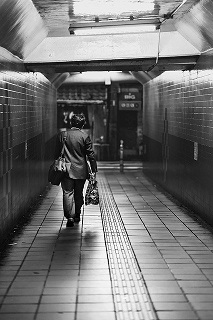
#> input picture filtering/img.jpg, 213 x 320 px, found by its file name
$ python my_filtering.py   (older library calls are emulated)
#> lines starting #> are read from the running program, lines starting #| are printed output that depends on the picture
import cv2
import numpy as np
import time

def my_padding(img, shape, boundary = 0):
    '''
    :param img: boundary padding을 해야할 이미지
    :param shape: kernel의 shape
    :param boundary: default = 0, zero-padding : 0, repetition : 1, mirroring : 2
    :return: padding 된 이미지.
    '''
    row, col = len(img), len(img[0])
    pad_sizeY, pad_sizeX = shape[0] // 2, shape[1] //2
    res = np.zeros((row + (2 * pad_sizeY), col + (2 * pad_sizeX)), dtype=np.float)
    pad_row, pad_col = len(res), len(res[0])
    if pad_sizeY == 0 :
        res[pad_sizeY:, pad_sizeX:-pad_sizeX] = img.copy()
    elif pad_sizeX == 0:
        res[pad_sizeY:-pad_sizeY, pad_sizeX:] = img.copy()
    else:
        res[pad_sizeY:-pad_sizeY, pad_sizeX:-pad_sizeX] = img.copy()
    if boundary == 0:
        return res
    elif boundary == 1:
        res[0:pad_sizeY, 0:pad_sizeX] = img[0, 0]  # 좌측 상단
        res[-pad_sizeY:, 0:pad_sizeX] = img[row - 1, 0]  # 좌측 하단
        res[0:pad_sizeY, -pad_sizeX:] = img[0, col - 1]  # 우측 상단
        res[-pad_sizeY:, -pad_sizeX:] = img[row - 1, col - 1]  # 우측 하단
        # axis = 1, 열반복, axis = 0, 행반복. default 0
        res[0:pad_sizeY, pad_sizeX:pad_col-pad_sizeX] = np.repeat(img[0:1, 0:], [pad_sizeY], axis=0)  # 상단
        res[pad_row-pad_sizeY:, pad_sizeX:pad_col-pad_sizeX] = np.repeat(img[row - 1:row, 0:], [pad_sizeY], axis=0)  # 하단
        res[pad_sizeY:pad_row-pad_sizeY, 0:pad_sizeX] = np.repeat(img[0:, 0:1], [pad_sizeX], axis=1)  # 좌측
        res[pad_sizeY:pad_row-pad_sizeY, pad_col-pad_sizeX:] = np.repeat(img[0:, col - 1:col], [pad_sizeX], axis=1)  # 우측
        return res
    else:
        res[0:pad_sizeY, 0:pad_sizeX] = np.flip(img[0:pad_sizeY, 0:pad_sizeX])  # 좌측 상단
        res[-pad_sizeY:, 0:pad_sizeX] = np.flip(img[-pad_sizeY:, 0:pad_sizeX])  # 좌측 하단
        res[0:pad_sizeY, -pad_sizeX:] = np.flip(img[0:pad_sizeY, -pad_sizeX:])  # 우측 상단
        res[-pad_sizeY:, -pad_sizeX:] = np.flip(img[-pad_sizeY:, -pad_sizeX:])  # 우측 하단

        res[pad_sizeY:pad_row-pad_sizeY, 0:pad_sizeX] = np.flip(img[0:, 0:pad_sizeX], 1)  # 좌측
        res[pad_sizeY:pad_row-pad_sizeY, pad_col-pad_sizeX:] = np.flip(img[0:, col-pad_sizeX:], 1)  # 우측
        res[0:pad_sizeY, pad_sizeX:pad_col-pad_sizeX] = np.flip(img[0:pad_sizeY, 0:], 0)  # 상단
        res[pad_row-pad_sizeY:, pad_sizeX:pad_col-pad_sizeX] = np.flip(img[row-pad_sizeY:, 0:], 0)  # 하단
        return res


def my_getGKernel(shape, sigma):
    '''
    :param shape: 생성하고자 하는 gaussian kernel의 shape입니다. (5,5) (1,5) 형태로 입력받습니다.
    :param sigma: Gaussian 분포에 사용될 표준편차입니다. shape가 커지면 sigma도 커지는게 좋습니다.
    :return: shape 형태의 Gaussian kernel
    '''

    m = (shape[0]-1)/2
    n = (shape[1]-1)/2

    y, x = np.ogrid[-m:m + 1, -n:n + 1]
    gaus = np.exp(-(x * x + y * y) / (2. * sigma * sigma))
    sum = gaus.sum();
    gaus /= sum
    return gaus


def my_filtering(img, kernel, boundary = 0):
    '''
    :param img: Gaussian filtering을 적용 할 이미지
    :param kernel: 이미지에 적용 할 Gaussian Kernel
    :param boundary: 경계 처리에 대한 parameter (0 : zero-padding, default, 1: repetition, 2:mirroring)
    :return: 입력된 Kernel로 gaussian filtering이 된 이미지.
    '''
    row, col = len(img), len(img[0])
    ksizeY, ksizeX = kernel.shape[0], kernel.shape[1]

    pad_image = my_padding(img, (ksizeY, ksizeX), boundary = boundary) # 경계가 padding된 이미지 생성.
    filtered_img = np.zeros((row,col), dtype = np.float32)
    m, n  = (ksizeX - 1) / 2 , (ksizeY - 1) / 2
    for i in range(row):
        for j in range(col):
            A = pad_image[i:i+ksizeY,j:j+ksizeX]

            filtered_img[i][j] = (kernel*A).sum()

    return filtered_img

src = cv2.imread('./img.jpg', 0)
#> src is the input picture: shape (320, 213); min 0, max 255, mean 114.2
gaus2D = my_getGKernel((51,51), 13)
gaus1D = my_getGKernel((1,51), 13)

start = time.perf_counter() # 시간 측정
img2D = my_filtering(src, gaus2D, boundary = 2)
#> in my_filtering, `row, col = len(img), len(img[0])`: row = 320; col = 213
#> in my_padding, `row, col = len(img), len(img[0])`: row = 320; col = 213
#> in my_padding, `res[pad_row-pad_sizeY:, pad_sizeX:pad_col-pad_sizeX] = np.flip(img[row..`:
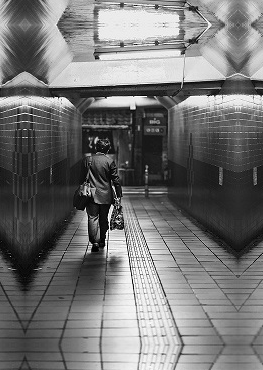
#> res: shape (370, 263) float64; min 0, max 255, mean 114.9
#> after the loop in my_filtering, `for i in range(row):`:
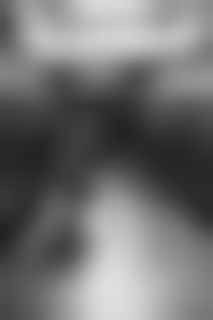
#> filtered_img: shape (320, 213) float32; min 34.88, max 223.3, mean 114.2
end = time.perf_counter()
print("2D:", end-start)

start = time.perf_counter()
img1D = my_filtering(src, gaus1D, boundary = 2)
#> call 2 of my_filtering, with kernel = array of shape (1, 51), boundary = 2
#> call 2 of my_padding, with shape = (1, 51), boundary = 2
#> in my_padding (call 2), `res[pad_sizeY:, pad_sizeX:-pad_sizeX] = img.copy()`:
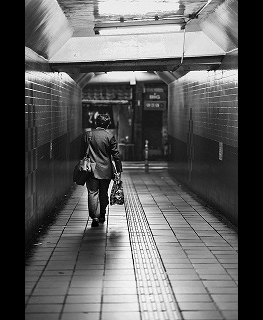
#> res: shape (320, 263) float64; min 0, max 255, mean 92.5
#> in my_padding (call 2), `res[pad_sizeY:pad_row-pad_sizeY, pad_col-pad_sizeX:] = np.flip(img[0:,..`:
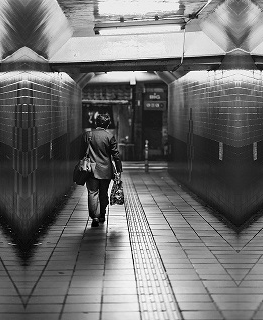
#> res: shape (320, 263) float64; min 0, max 255, mean 109.1
#> after the loop in my_filtering (call 2), `for i in range(row):`:
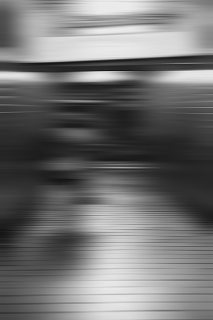
#> filtered_img: shape (320, 213) float32; min 18.99, max 235.8, mean 114.2
img1D = my_filtering(img1D, gaus1D.T,  boundary = 2)
#> call 3 of my_padding, with shape = (51, 1), boundary = 2
#> in my_padding (call 3), `res[pad_sizeY:-pad_sizeY, pad_sizeX:] = img.copy()`:
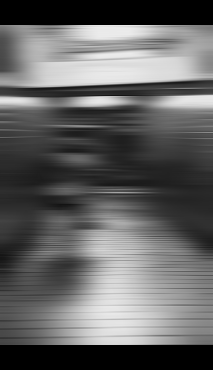
#> res: shape (370, 213) float64; min 0, max 235.8, mean 98.8
#> in my_padding (call 3), `res[pad_row-pad_sizeY:, pad_sizeX:pad_col-pad_sizeX] = np.flip(img[row..`:
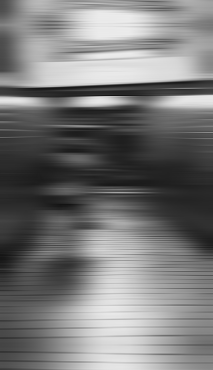
#> res: shape (370, 213) float64; min 18.99, max 235.8, mean 120.5
end = time.perf_counter()
print("1D:", end-start)

cv2.imshow('img1D', img1D.astype(np.uint8))
cv2.imshow('img2D', img2D.astype(np.uint8))
cv2.waitKey()
cv2.destroyAllWindows()
